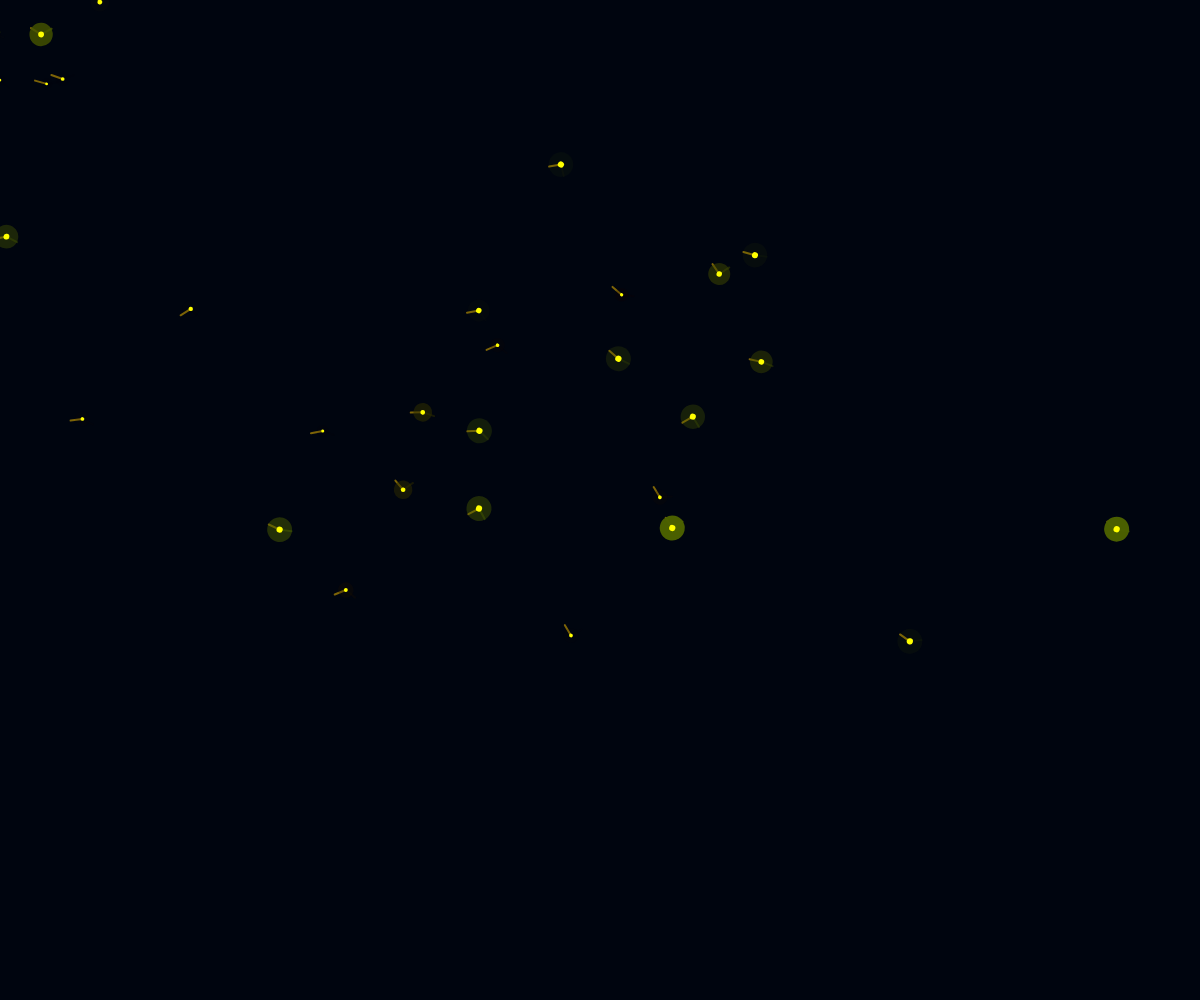
Frame 1 (no input)
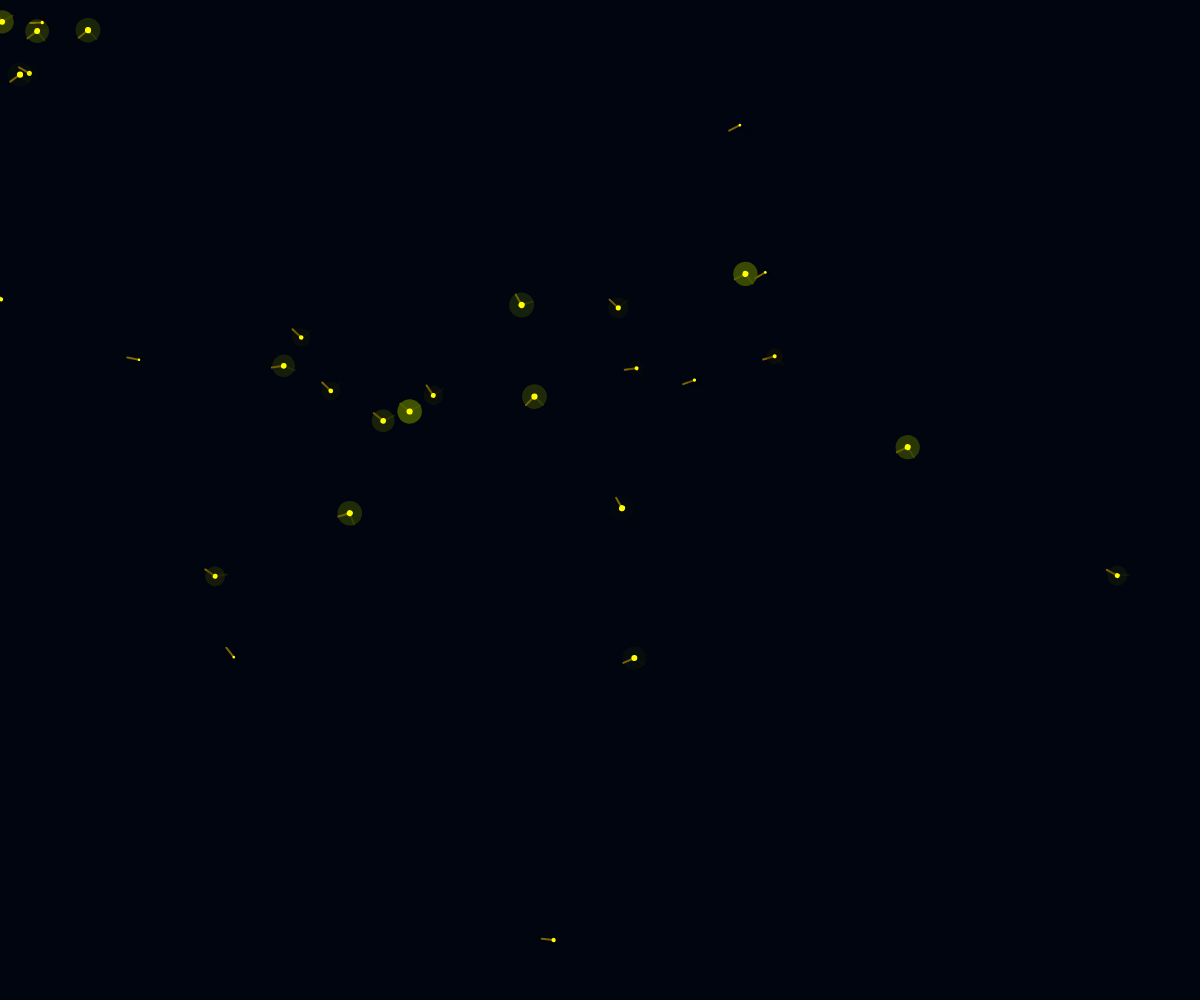
Frame 60 (no input)
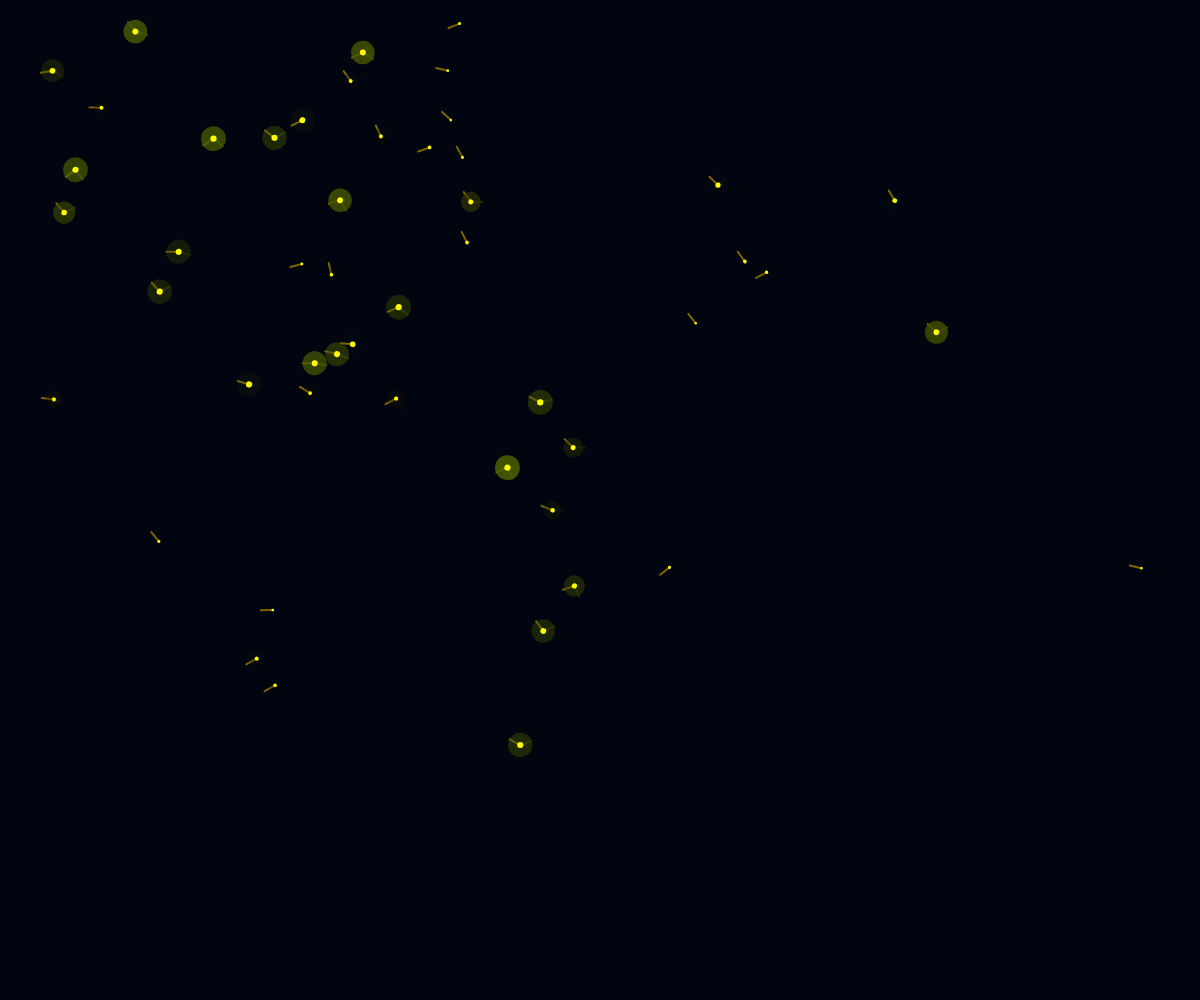
Frame 120 (the mouse pressed at the canvas centre since frame 60)

The p5.js sketch that drew these frames (run headless with seeded random() and noise() and a simulated clock; from frame 60 on, the mouse is pressed at the canvas centre):

// p5.js sketch
// ── sketch.js
//fireflies from Firefly Maker by Draw Make & Code//
//https://youtu.be/pgfCl1b_ToY//

let flies = [];
let flies2 = []
let popu = 25;
var c1, c2;

function setup() {
  createCanvas(windowWidth, windowHeight);
  /*c1 = color(0,5,15,255);
  c2 = color(0,51,0,102);
  setGradient(c1, c2);*/
  for (let i = 0; i < popu; i++){
    flies.push(new firefly());
    flies2.push(new firefly2());
  }
}

function draw() {  
  background(0,5,15,255);
  //translate(width/4, height/4);
  for (let i = 0; i < flies.length; i++){
    flies[i].update();
    flies2[i].update();
    }
}
/*function setGradient(c1, c2) {
  // noprotect
  noFill();
  for (var y = 0; y < height; y++) {
    var inter = map(y, 0, height, 0, 1);
    var c = lerpColor(c1, c2, inter);
    stroke(c);
    line(0, y, width, y);
  }
}*/

//chasing fireflies//
function firefly(){
  this.x = mouseX;
  this.y = mouseY;
  //this.x = 0;
  //this.y = 0;
//double check this later if it effects the mouse pressed// 
  //random increased from 10 to 15 with xoff,yoff//
  //this.xoff = random(100);//
  this.xoff = mouseX+(random(15));
  //this.yoff = random(100);//
  this.yoff = mouseY+(random(15))
  
  this.wave = random(5);
  this.rate = random(0.05, 0.01);

//bug body movement rollingOff and turningOff//
  this.roff = random(12);
  this.toff = random(25);
  
//movement from bottom to field back to bottom//
  this.rise = 15;
  
//function within a function//
  this.update = function() {
    this.xoff += 0.0025;
    this.yoff += 0.0025;
    
    let w = width * 0.25;
    let h = height * 0.25;
    
    this.rise += 0.001;
    
    this.x = map(noise(this.xoff),0,1,-w, mouseX+w);
    this.y = map(noise(this.yoff),0,1,-h, mouseY+h);
    this.wave += this.rate;
    
    let flash = abs(sin(this.wave)*255);    
    let falpha = random(flash,0,255,50,155);
    
    //so he explained how these represented red and green and blue isn't present, but i'll have to watch that part again... starting at 17:05//
    //i made my fireflies a little greener because that's how i remember them//
    stroke(flash * 0.3, flash * 0.5- 30, 0, falpha );
    
// this encapsulation keeps the transfomations where they need to be instead of constantly creating new, global ones//    
    push();
    translate(this.x, this.y);
    this.toff += 0.1; 
    let twing = random(noise(this.toff),0,1, -PI*0.5, PI*0.5);
    rotate(twing);
    
    this.roff += 1;
    let r = map(sin(this.roff),-1,1,-PI*0.25,PI*0.25);
    strokeWeight(2);
    //this variable is for the wing length and the push pop are to isolate transformations//
    let winglen = 12;

    //wing 1//
    push();
    stroke(255,200,0,125);
    rotate(r);
    line(0,0,-winglen, 0);
    pop();
    //wing 2//
    push();
    rotate(-r);
    line(0,0,winglen, 0);
    pop();
    
    //firefly flashing//
    let size = map(flash,0,255,10,25);
    strokeWeight(size);
    point(0,0);
    //halo above, light below//
    strokeWeight(size*0.25);
    stroke(255,255,0,255);
    point(0,0);
    
    pop();
    
  }
}
  function firefly2(){
  //this.x = 0;
  //this.y = 0;
//double check this later if it effects the mouse pressed// 
  //random increased from 10 to 15 with xoff,yoff//
  this.xoff = random(100);
  this.yoff = random(100);
  
  this.wave = random(5);
  this.rate = random(0.05, 0.01);

//bug body movement rollingOff and turningOff//
  this.roff = random(12);
  this.toff = random(25);
  
//movement from bottom to field back to bottom//
  this.rise = 0;
  
//function within a function//
  this.update = function() {
    this.xoff += 0.0025;
    this.yoff += 0.0025;
    
    let w = width * 0.25;
    let h = height * 0.25;
    
    this.rise += 0.001;
    
    this.x = map(noise(this.xoff),0,1,-w, width+w);
    this.y = map(noise(this.yoff),0,1,-h, height+h);
    this.wave += this.rate;
    
    let flash = abs(sin(this.wave)*255);    
    let falpha = random(flash,0,255,50,155);
    
    //so he explained how these represented red and green and blue isn't present, but i'll have to watch that part again... starting at 17:05//
    //i made my fireflies a little greener because that's how i remember them//
    stroke(flash * 0.3, flash * 0.5- 30, 0, falpha );
    
// this encapsulation keeps the transfomations where they need to be instead of constantly creating new, global ones//    
    push();
    translate(this.x, this.y);
    this.toff += 0.1; 
    let twing = random(noise(this.toff),0,1, -PI*0.5, PI*0.5);
    rotate(twing);
    
    this.roff += 1;
    let r = map(sin(this.roff),-1,1,-PI*0.25,PI*0.25);
    strokeWeight(2);
    //this variable is for the wing length and the push pop are to isolate transformations//
    let winglen = 12;

    //wing 1//
    push();
    stroke(255,200,0,125);
    rotate(r);
    line(0,0,-winglen, 0);
    pop();
    //wing 2//
    push();
    rotate(-r);
    line(0,0,winglen, 0);
    pop();
    
    //firefly flashing//
    let size = map(flash,0,255,10,25);
    strokeWeight(size);
    point(0,0);
    //halo above, light below//
    strokeWeight(size*0.25);
    stroke(255,255,0,255);
    point(0,0);
    
    pop();
    
  }
}


// ── style.css
html, body {
  margin: 0;
  padding: 0;
  background-color: rgba(0,5,15,255);
  color: white;
  text-align: center;
  font-family: sans-serif;
  /*background: rgb(2,0,36);
  background: linear-gradient(180deg, rgba(2,0,36,1) 7%, rgba(86,1) 58%,     rgba(98,9,121,1) 100%);*/
}
canvas {
  display: block;
}
h1 {
  font-size: 24px;
  margin: 40px 0px 10px 0px;
}
p {
  font-size:14px;
  margin: 10px;
}
